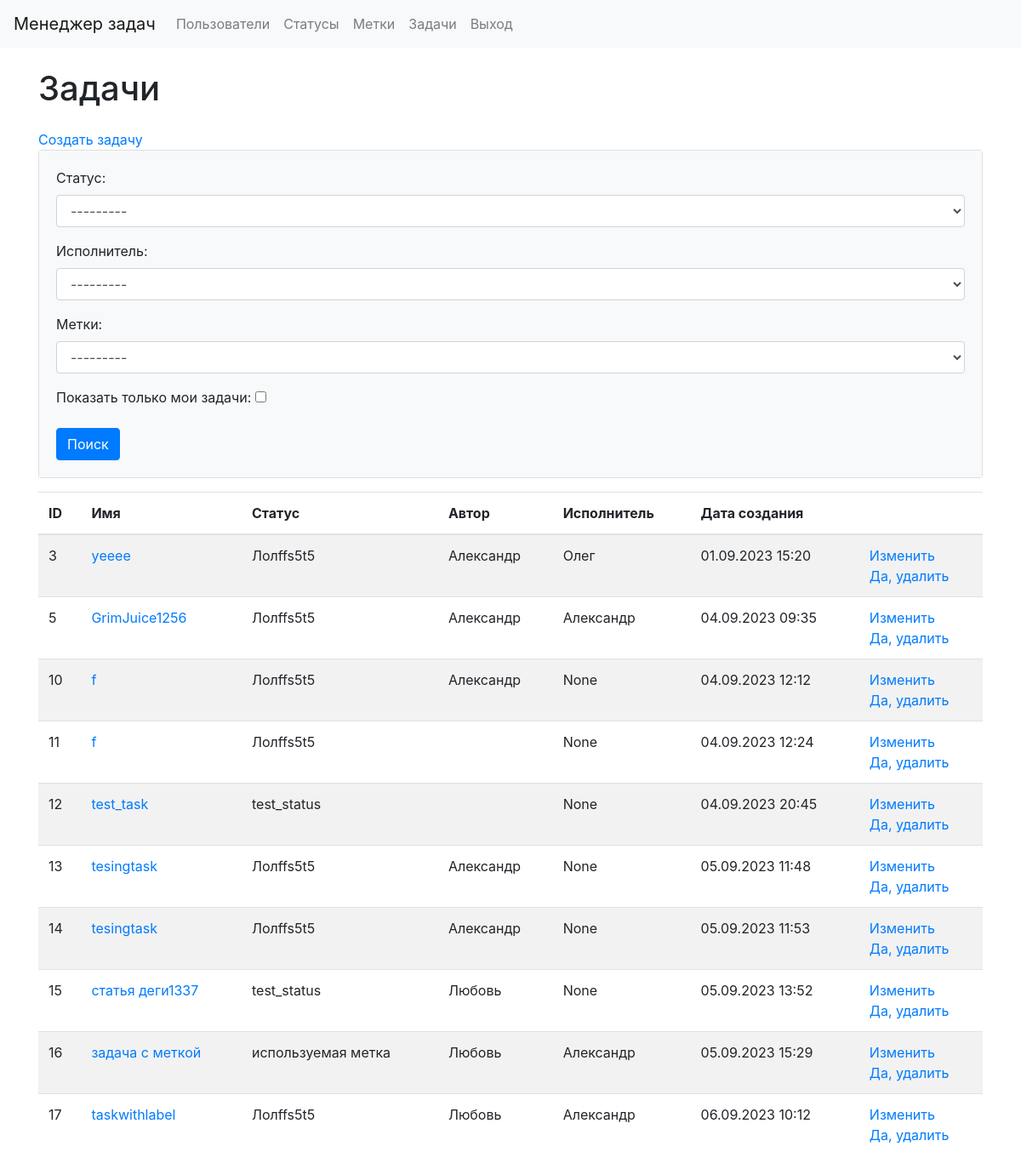
/tasks/ (signed in), run on an earlier commit of the app's database.
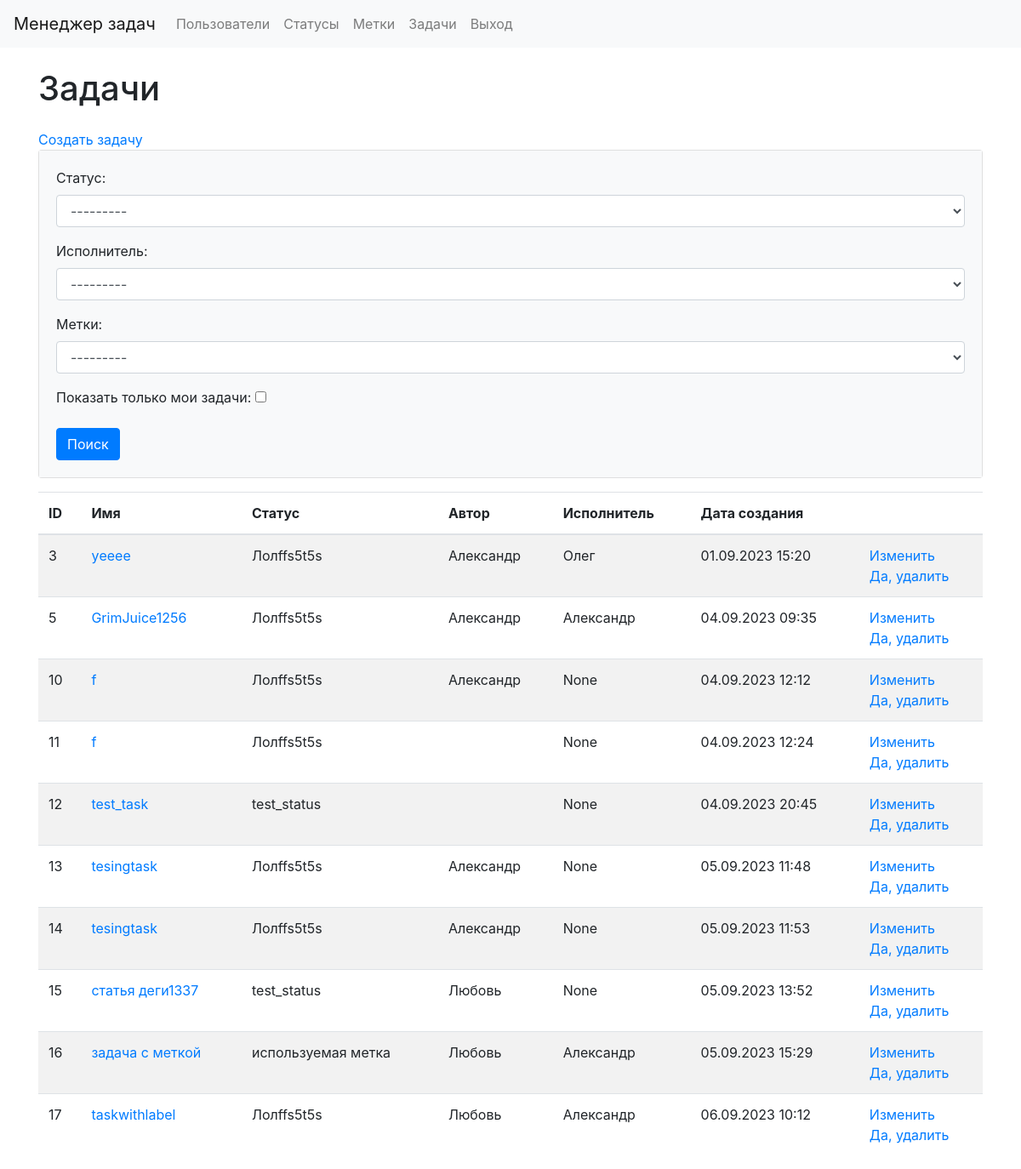
And on a later commit of the database.
### tasks/models.py (models this page shows, shortened)
class Task(models.Model):
    creator = models.ForeignKey(
        CustomUsers,
        on_delete=models.RESTRICT,
        verbose_name="Создатель",
        related_name="creator"
    )
    name = models.CharField(max_length=255, verbose_name="Название")
    description = models.TextField(blank=True, verbose_name="Описание")
    status = models.ForeignKey(
        Status,
        on_delete=models.RESTRICT,
        verbose_name="Статус"
    )
    executor = models.ForeignKey(
        CustomUsers,
        blank=True,
        null=True,
        on_delete=models.RESTRICT,
        verbose_name="Исполнитель"
    )
    labels = models.ManyToManyField(Label, blank=True, verbose_name="Метка")
    created_at = models.DateTimeField(
        auto_now_add=True,
        verbose_name="Время создания"
    )
    updated_at = models.DateTimeField(
        auto_now=True,
        verbose_name="Время изменения"
    )

### statuses/models.py (models this page shows, shortened)
class Status(models.Model):
    name = models.CharField(
        max_length=100,
        db_index=True,
        verbose_name="Статус"
    )
    created_at = models.DateTimeField(
        auto_now_add=True,
        verbose_name="Время создания"
    )
    updated_at = models.DateTimeField(
        auto_now=True,
        verbose_name="Время изменения"
    )
    def __str__(self):
        return self.name
    class Meta:
        verbose_name = 'Статус'
        verbose_name_plural = 'Статусы'
        ordering = ['id']

### users/models.py (models this page shows)
class CustomUsers(AbstractUser):
    first_name = models.CharField(max_length=255, default="")
    last_name = models.CharField(max_length=255, default="")
    def __str__(self):
        return self.first_name

### tasks/views.py (the view)
# urls.py: path('', TaskList.as_view(), name="task_list"),
class TaskList(LoginRequiredMixin, DataMixin, ListView):
    model = Task
    template_name = "tasks/task_list.html"
    login_url = reverse_lazy("login")
    context_object_name = "tasks"
    form_class = FindTaskForm
    def get_context_data(self, *, object_list=None, **kwargs):
        context = super().get_context_data(**kwargs)
        c_def = self.get_user_context(title=_("Tasks"))
        context['form'] = self.form_class(self.request.GET)
        return context | c_def
    def get_queryset(self):
        queryset = Task.objects.all()
        form = self.form_class(self.request.GET)
        if form.is_valid():
            status = form.cleaned_data.get('status')
            executor = form.cleaned_data.get('executor')
            labels = form.cleaned_data.get('labels')
            show_my_articles = form.cleaned_data.get('show_my_articles')
            if status:
                queryset = queryset.filter(status=status)
            if executor:
                queryset = queryset.filter(executor=executor)
            if labels:
                queryset = queryset.filter(labels=labels)
            if show_my_articles:
                queryset = queryset.filter(creator=self.request.user)
        return queryset

### tasks/forms.py
class FindTaskForm(forms. ModelForm):
    status = forms.ModelChoiceField(
        label=_("Status"),
        queryset=Status.objects.all(),
        widget=forms.Select(attrs={'class': 'form-control'}),
        required=False
    )
    executor = forms.ModelChoiceField(
        label=_("Executor"),
        required=False,
        queryset=CustomUsers.objects.all(),
        widget=forms.Select(attrs={'class': 'form-control'})
    )
    labels = forms.ModelChoiceField(
        label=_("Labels"),
        queryset=Label.objects.all(),
        widget=forms.Select(attrs={'class': 'form-control'}),
        required=False
    )
    show_my_articles = forms.BooleanField(
        label=_("Show only my posts"),
        required=False
    )
    class Meta:
        model = Task
        fields = ['status', 'executor', 'labels']

### labels/models.py (called while the page is built)
    def __str__(self):
        return self.name

### task_manager/utils.py (called while the page is built)
    def get_user_context(self, **kwargs):
        context = kwargs
        user_menu = menu.copy()
        if self.request.user.is_authenticated:
            user_menu.pop(4)
            user_menu.pop(4)
        if not self.request.user.is_authenticated:
            user_menu.pop(1)
            user_menu.pop(1)
            user_menu.pop(1)
            user_menu.pop(3)
        context['menu'] = user_menu
        return context

### task_manager/templates/tasks/task_list.html (shortened to what this page needs)
{% extends 'layout.html' %}
{% load bootstrap4 %}
{% block content %}
{% load i18n %}
<div class="container wrapper flex-grow-1">
    <h1 class="my-4">{% trans "Tasks" %}</h1>
    <a class=nav-link" href="{% url "task_create" %}"> {% trans "Create task" %} </a>
    <div class="card mb-3">
        <div class="card-body bg-light">
            <form method="get">
                {{ form.as_p }}
                <button class="btn btn-primary" type="submit">{% trans "Search" %}</button>
    </form>
        </div>
    </div>
    <table class="table table-striped">
        <thead>
            <tr>
                <th>ID</th>
                <th>{% trans "Name" %}</th>
                <th>{% trans "Status" %}</th>
                <th>{% trans "Author" %}</th>
                <th>{% trans "Executor" %}</th>
                <th>{% trans "Creation date" %}</th>
                <th></th>
            </tr>
        </thead>
        <tbody>
            {% for task in tasks %}
            <tr>
                <td> {{ task.id }} </td>
                <td> <a href="{% url "task_page" task.id %}"> {{ task.name }} </a> </td>
                <td> {{ task.status }} </td>
                <td> {{ task.creator }} </td>
                <td> {{ task.executor }} </td>
                <td> {{ task.created_at|date:"d.m.Y H:i" }} </td>
                <td>
                    <a href="{% url "task_update" task.id %}">{% trans "Update" %}</a>
                    <br>
                    <a href="{% url "task_delete" task.id %}">{% trans "Delete" %}</a>
                </td>
            </tr>
            {% endfor %}
        </tbody>
    </table>
</div>
{% endblock %}

### task_manager/templates/layout.html (shortened to what this page needs)
<!DOCTYPE html>
<html lang="en">
<head>
</head>
<body>
    {% block mainmenu %}
    {% load bootstrap4 %}
        {% load i18n %}
    {% bootstrap_css %}
    {% bootstrap_javascript jquery='full' %}{% load i18n %}
    <nav class="navbar navbar-expand-lg navbar-light bg-light">
        <a class="navbar-brand" href="{% url "main_page" %}"> {% trans "Task Manager" %} </a>
        <div class="collapse navbar-collapse" id="navbarToggleExternalContent">
            <ul class="navbar-nav mr-auto">
                {% for menu_tag in menu %}
                <li class="nav-item">
                    <a class="nav-link" href="{% url menu_tag.url_name %}"> {{ menu_tag.title }} </a>
                </li>
                {% endfor %}
            </ul>
        </div>
    </nav>
    {% endblock mainmenu %}
    {% block content %}
    {% endblock %}
</body>
</html>

What changed in the data, as far as the page shows it:
changed through a linked row, Task "уeeee": status "Лолffs5t5" → "Лолffs5t5s"
changed through a linked row, Task "GrimJuice1256": status "Лолffs5t5" → "Лолffs5t5s"
changed through a linked row, Task id 10: status "Лолffs5t5" → "Лолffs5t5s"
changed through a linked row, Task id 11: status "Лолffs5t5" → "Лолffs5t5s"
changed through a linked row, Task id 13: status "Лолffs5t5" → "Лолffs5t5s"
changed through a linked row, Task id 14: status "Лолffs5t5" → "Лолffs5t5s"
changed through a linked row, Task "taskwithlabel": status "Лолffs5t5" → "Лолffs5t5s"
